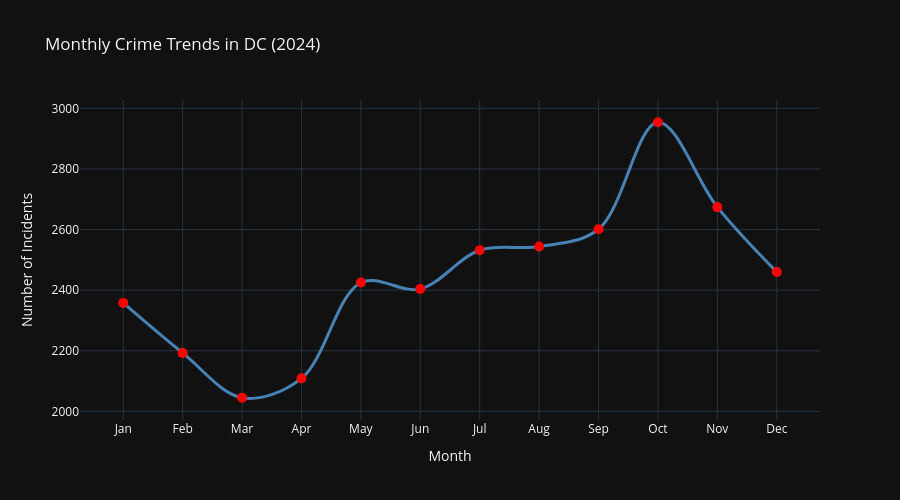

Notebook cell for this chart:
### Code cell
month_counts = df.groupby('MONTH').size().reset_index(name='COUNT')
month_names = ['Jan','Feb','Mar','Apr','May','Jun',
               'Jul','Aug','Sep','Oct','Nov','Dec']
month_counts['MONTH_LABEL'] = month_counts['MONTH'].apply(lambda x: month_names[x-1])

fig5 = px.line(
    month_counts,
    x='MONTH_LABEL',
    y='COUNT',
    title='Monthly Crime Trends in DC (2024)',
    markers=True,
    labels={'COUNT': 'Number of Incidents', 'MONTH_LABEL': 'Month'},
    template='plotly_dark',
    line_shape='spline'
)
fig5.update_traces(
    line=dict(color='steelblue', width=3),
    marker=dict(size=10, color='red')
)
fig5.update_layout(height=500)
fig5.show()

### Figure 1 — Plotly figure (JSON) as saved in the notebook; plotly's stock layout.template omitted (floating-point values rounded to 4 significant figures)
{"data": [{"hovertemplate": "Month=%{x}<br>Number of Incidents=%{y}<extra></extra>", "legendgroup": "", "line": {"color": "steelblue", "dash": "solid", "shape": "spline", "width": 3}, "marker": {"color": "red", "size": 10, "symbol": "circle"}, "mode": "lines+markers", "name": "", "orientation": "v", "showlegend": false, "type": "scatter", "x": ["Jan", "Feb", "Mar", "Apr", "May", "Jun", "Jul", "Aug", "Sep", "Oct", "Nov", "Dec"], "xaxis": "x", "y": [2358, 2193, 2045, 2109, 2425, 2404, 2532, 2544, 2601, 2954, 2674, 2460], "yaxis": "y"}], "layout": {"height": 500, "legend": {"tracegroupgap": 0}, "title": {"text": "Monthly Crime Trends in DC (2024)"}, "xaxis": {"anchor": "y", "domain": [0, 1], "title": {"text": "Month"}}, "yaxis": {"anchor": "x", "domain": [0, 1], "title": {"text": "Number of Incidents"}}}}
